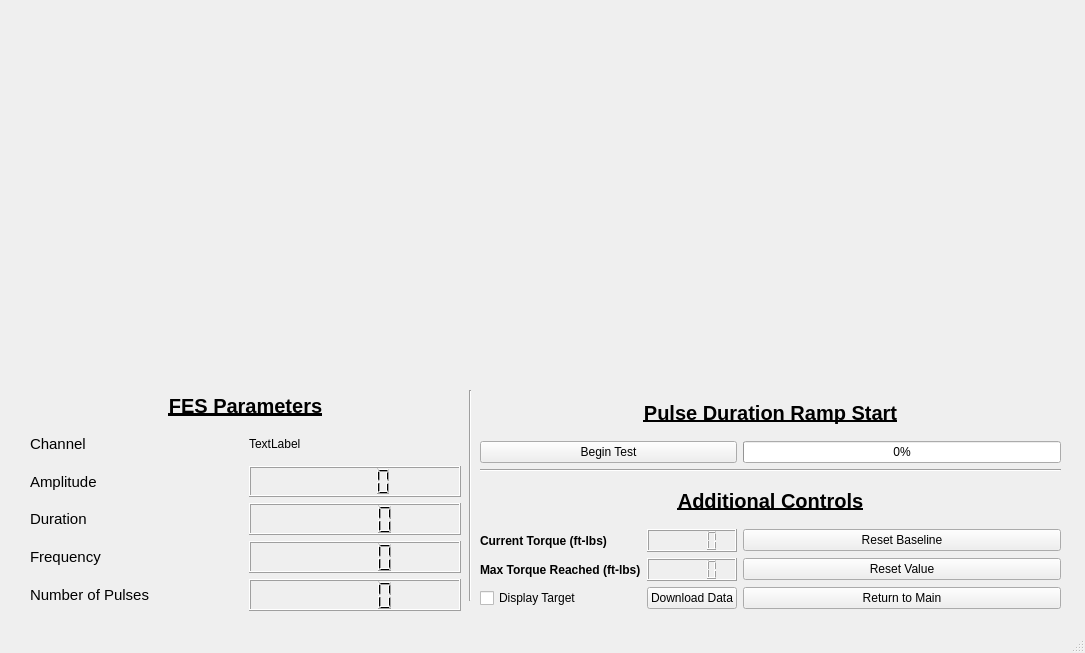
<?xml version="1.0" encoding="UTF-8"?>
<ui version="4.0">
 <class>MainWindow</class>
 <widget class="QMainWindow" name="MainWindow">
  <property name="geometry">
   <rect>
    <x>0</x>
    <y>0</y>
    <width>1085</width>
    <height>653</height>
   </rect>
  </property>
  <property name="windowTitle">
   <string>Central Drive Estimation</string>
  </property>
  <widget class="QWidget" name="centralwidget">
   <widget class="QWidget" name="gridLayoutWidget">
    <property name="geometry">
     <rect>
      <x>30</x>
      <y>390</y>
      <width>431</width>
      <height>221</height>
     </rect>
    </property>
    <layout class="QGridLayout" name="gridLayout">
     <item row="4" column="0">
      <widget class="QLabel" name="label_4">
       <property name="font">
        <font>
         <pointsize>11</pointsize>
        </font>
       </property>
       <property name="text">
        <string>Frequency</string>
       </property>
      </widget>
     </item>
     <item row="2" column="1">
      <widget class="QLCDNumber" name="committedAmp_lbl"/>
     </item>
     <item row="3" column="0">
      <widget class="QLabel" name="label_2">
       <property name="font">
        <font>
         <pointsize>11</pointsize>
         <italic>false</italic>
        </font>
       </property>
       <property name="text">
        <string>Duration</string>
       </property>
      </widget>
     </item>
     <item row="2" column="0">
      <widget class="QLabel" name="label">
       <property name="font">
        <font>
         <pointsize>11</pointsize>
        </font>
       </property>
       <property name="text">
        <string>Amplitude</string>
       </property>
      </widget>
     </item>
     <item row="5" column="1">
      <widget class="QLCDNumber" name="committedNp_lbl"/>
     </item>
     <item row="0" column="0" colspan="2">
      <widget class="QLabel" name="label_3">
       <property name="font">
        <font>
         <pointsize>15</pointsize>
         <weight>75</weight>
         <bold>true</bold>
         <underline>true</underline>
        </font>
       </property>
       <property name="text">
        <string>FES Parameters</string>
       </property>
       <property name="scaledContents">
        <bool>false</bool>
       </property>
       <property name="alignment">
        <set>Qt::AlignCenter</set>
       </property>
      </widget>
     </item>
     <item row="1" column="0">
      <widget class="QLabel" name="label_6">
       <property name="font">
        <font>
         <pointsize>11</pointsize>
        </font>
       </property>
       <property name="text">
        <string>Channel</string>
       </property>
      </widget>
     </item>
     <item row="3" column="1">
      <widget class="QLCDNumber" name="committedDur_lbl"/>
     </item>
     <item row="4" column="1">
      <widget class="QLCDNumber" name="committedF_lbl"/>
     </item>
     <item row="5" column="0">
      <widget class="QLabel" name="label_5">
       <property name="font">
        <font>
         <pointsize>11</pointsize>
        </font>
       </property>
       <property name="text">
        <string>Number of Pulses</string>
       </property>
      </widget>
     </item>
     <item row="1" column="1">
      <widget class="QLabel" name="channel_lbl">
       <property name="text">
        <string>TextLabel</string>
       </property>
      </widget>
     </item>
    </layout>
   </widget>
   <widget class="QWidget" name="verticalLayoutWidget">
    <property name="geometry">
     <rect>
      <x>30</x>
      <y>20</y>
      <width>1031</width>
      <height>361</height>
     </rect>
    </property>
    <layout class="QVBoxLayout" name="verticalLayout">
     <item>
      <widget class="QWidget" name="TorquePlot" native="true">
       <layout class="QHBoxLayout" name="horizontalLayout"/>
      </widget>
     </item>
    </layout>
   </widget>
   <widget class="QWidget" name="gridLayoutWidget_2">
    <property name="geometry">
     <rect>
      <x>480</x>
      <y>390</y>
      <width>581</width>
      <height>219</height>
     </rect>
    </property>
    <layout class="QGridLayout" name="gridLayout_2">
     <item row="5" column="0">
      <widget class="QLabel" name="label_8">
       <property name="font">
        <font>
         <weight>75</weight>
         <bold>true</bold>
        </font>
       </property>
       <property name="text">
        <string>Current Torque (ft-lbs)</string>
       </property>
      </widget>
     </item>
     <item row="5" column="1">
      <widget class="QLCDNumber" name="currentTorque_lcd"/>
     </item>
     <item row="6" column="2">
      <widget class="QPushButton" name="maxTorqueReset_pb">
       <property name="text">
        <string>Reset Value</string>
       </property>
      </widget>
     </item>
     <item row="6" column="0">
      <widget class="QLabel" name="label_7">
       <property name="font">
        <font>
         <weight>75</weight>
         <bold>true</bold>
        </font>
       </property>
       <property name="text">
        <string>Max Torque Reached (ft-lbs)</string>
       </property>
      </widget>
     </item>
     <item row="5" column="2">
      <widget class="QPushButton" name="resetBaseline_pb">
       <property name="text">
        <string>Reset Baseline</string>
       </property>
      </widget>
     </item>
     <item row="7" column="1">
      <widget class="QPushButton" name="download_pb">
       <property name="text">
        <string>Download Data</string>
       </property>
      </widget>
     </item>
     <item row="4" column="0" colspan="3">
      <widget class="QLabel" name="label_9">
       <property name="font">
        <font>
         <pointsize>15</pointsize>
         <weight>75</weight>
         <bold>true</bold>
         <underline>true</underline>
        </font>
       </property>
       <property name="text">
        <string>Additional Controls</string>
       </property>
       <property name="alignment">
        <set>Qt::AlignCenter</set>
       </property>
      </widget>
     </item>
     <item row="7" column="0">
      <widget class="QCheckBox" name="target_cb">
       <property name="text">
        <string>Display Target</string>
       </property>
      </widget>
     </item>
     <item row="6" column="1">
      <widget class="QLCDNumber" name="maxTorque_lcd"/>
     </item>
     <item row="7" column="2">
      <widget class="QPushButton" name="returnToMain_pb">
       <property name="autoFillBackground">
        <bool>false</bool>
       </property>
       <property name="text">
        <string>Return to Main</string>
       </property>
      </widget>
     </item>
     <item row="1" column="0" colspan="3">
      <widget class="QLabel" name="label_10">
       <property name="font">
        <font>
         <pointsize>15</pointsize>
         <weight>75</weight>
         <bold>true</bold>
         <underline>true</underline>
        </font>
       </property>
       <property name="text">
        <string>Pulse Duration Ramp Start</string>
       </property>
       <property name="alignment">
        <set>Qt::AlignCenter</set>
       </property>
      </widget>
     </item>
     <item row="3" column="0" colspan="3">
      <widget class="Line" name="line">
       <property name="orientation">
        <enum>Qt::Horizontal</enum>
       </property>
      </widget>
     </item>
     <item row="2" column="2">
      <widget class="QProgressBar" name="pdramp_progbar">
       <property name="value">
        <number>0</number>
       </property>
      </widget>
     </item>
     <item row="2" column="0" colspan="2">
      <widget class="QPushButton" name="beginTest_pb">
       <property name="text">
        <string>Begin Test</string>
       </property>
      </widget>
     </item>
    </layout>
   </widget>
   <widget class="Line" name="line_2">
    <property name="geometry">
     <rect>
      <x>460</x>
      <y>390</y>
      <width>20</width>
      <height>211</height>
     </rect>
    </property>
    <property name="orientation">
     <enum>Qt::Vertical</enum>
    </property>
   </widget>
  </widget>
  <widget class="QMenuBar" name="menubar">
   <property name="geometry">
    <rect>
     <x>0</x>
     <y>0</y>
     <width>1085</width>
     <height>26</height>
    </rect>
   </property>
  </widget>
  <widget class="QStatusBar" name="statusbar"/>
 </widget>
 <resources/>
 <connections/>
</ui>
